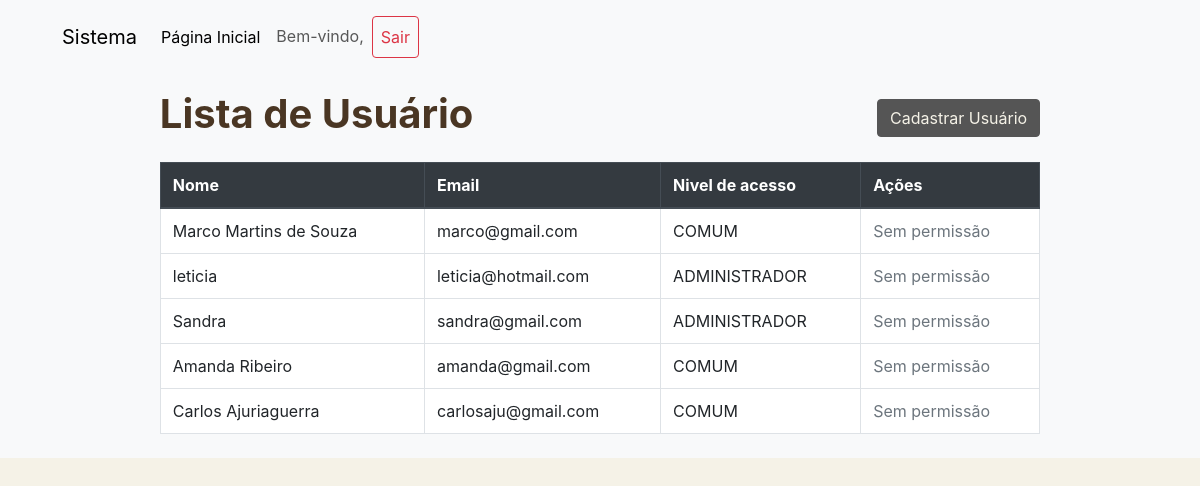
The page /lista_usuario.php on the database as committed earlier.
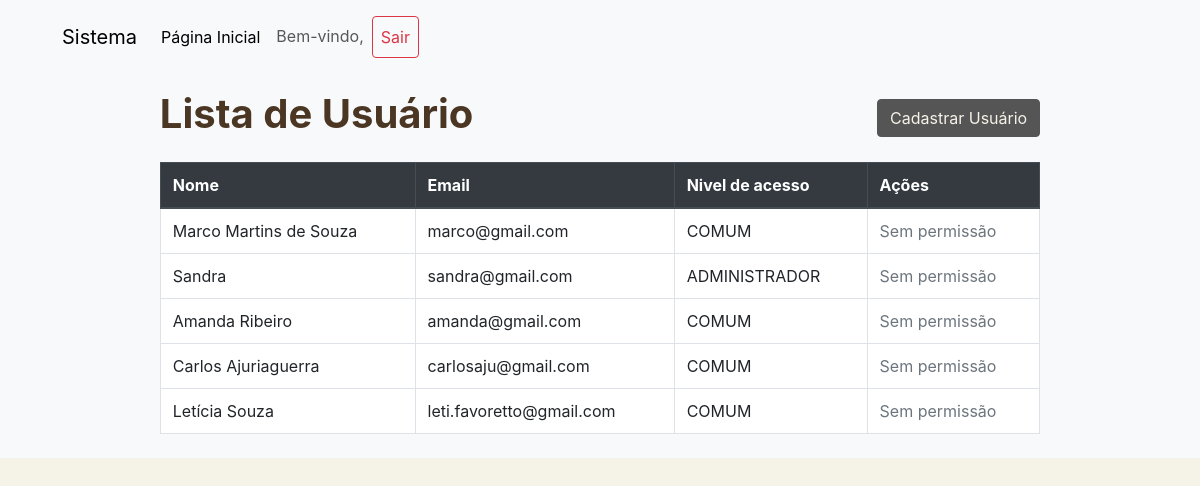
The same page on the database as committed later.
### tables this page shows
CREATE TABLE `usuarios` (
  `id` int NOT NULL,
  `nome` varchar(100) NOT NULL,
  `email` varchar(100) NOT NULL,
  `senha` varchar(255) NOT NULL,
  `nivel_acesso` varchar(100) NOT NULL
);

### lista_usuario.php (the view, shortened to what this page needs)
<?php
include 'conexao.php';
include 'menu.php';
$usuarios = $conn->query("SELECT * FROM usuarios")->fetchAll(PDO::FETCH_ASSOC);
?>
<!DOCTYPE html>
<html lang="pt-br">
<head>
    <link rel="stylesheet" href="https://maxcdn.bootstrapcdn.com/bootstrap/4.5.2/css/bootstrap.min.css">
</head>
<body>
<div class="container mt-4">
    <h1 class="mb-4">Lista de Usuário</h1>
    <a href="cadastrar.php" class="btn btn-success mb-3">Cadastrar Usuário</a>
    <table class="table table-bordered">
        <thead class="thead-dark">
            <tr>
                <th>Nome</th>
                <th>Email</th>
                <th>Nivel de acesso</th>
                <th>Ações</th>
            </tr>
        </thead>
        <tbody>
            <?php foreach ($usuarios as $usuario): ?>
            <tr>
                <td><?= htmlspecialchars($usuario['nome']) ?></td>
                <td><?= htmlspecialchars($usuario['email']) ?></td>
                <td><?= htmlspecialchars($usuario['nivel_acesso']) ?></td>
                <td>
                    <?php if ($_SESSION['nivel_acesso'] == 'ADMINISTRADOR'): ?>
                        <a href="editar_usuario.php?id=<?= $usuario['id'] ?>" class="btn btn-warning btn-sm">Editar</a>
                        <a href="excluir_usuario.php?id=<?= $usuario['id'] ?>" class="btn btn-danger btn-sm" onclick="return confirm('A exclusão será permanente! Tem certeza disso?')">Excluir</a>
                    <?php else: ?>
                        <span class="text-muted">Sem permissão</span>
                    <?php endif; ?>
                </td>
            </tr>
            <?php endforeach; ?>
        </tbody>
    </table>
</div>
</body>
</html>

Rows that differ between the two databases and show on the page:
removed usuarios: nome "leticia", email "leticia@hotmail.com", nivel_acesso "ADMINISTRADOR"
added usuarios: nome "Letícia Souza", email "leti.favoretto@gmail.com", nivel_acesso "COMUM"
